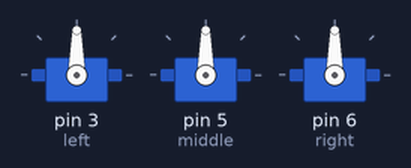
Recording of a sketch running on a simulated Arduino Uno, built with avr-gcc and run on an emulated ATmega328P. Parts: 3 × servo.

Above: at 0.1 s.
At 3.1 s:
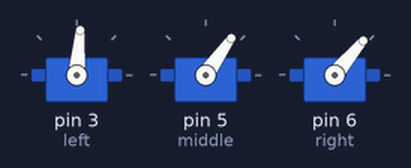
Timing chart, 0 to 4.6 s (numbered marks = the images above):
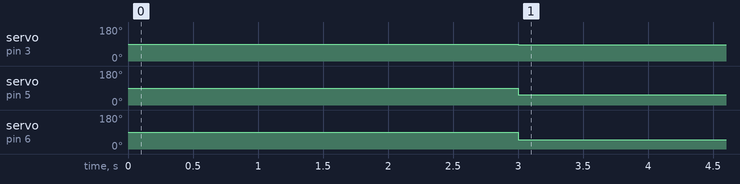

The sketch:

spiderWalk.ino
```cpp
#include <Servo.h>

//OVERAL RANGE VAN 45 HOUDEN!
#define leftMax 120
#define leftMin 85

#define midMax 115
#define midMin 55

#define rightMax 85
#define rightMin 50

#define TURNLEFT 0
#define TURNRIGHT 1

//LEFT  tussen 80 en 120
//RIGHT tussen 60 en 100
//MIDDLE tussen 65 en 125

Servo left;
Servo middle;
Servo right;

int range = 35;

int rangeLeft = range;
int rangeRight = range;

int posLeft = leftMin + (range/2);
int posMiddle = midMin + ((midMax-midMin)/2);
int posRight = rightMin + (range/2);

void setup()
{
  left.attach(3);
  middle.attach(5);
  right.attach(6);
 //reset();
  delay(3000);
}

void loop()
{
 //forward();
// left.write(leftMax);
// right.write(rightMax);
// middle.write(midMax);

 left.write(leftMin);
 right.write(rightMin);
 middle.write(midMin);
}

void forward()
{
  sweepFromTo(middle, posMiddle, midMin);
  posMiddle = midMin;
  delay(100);
  rangeLeft = leftMax - posLeft;
  rangeRight = rightMax - posRight;
  sweepTwo(left, posLeft, rangeLeft, right, posRight, rangeRight);
  posLeft = posLeft + rangeLeft;
  posRight = posRight + rangeRight;
  delay(100);

  sweepFromTo(middle, posMiddle, midMax);
  posMiddle = midMax;
  delay(100);
  rangeLeft = leftMin - posLeft;
  rangeRight = rightMin - posRight;
  sweepTwo(left, posLeft, rangeLeft, right, posRight, rangeRight);
  posLeft = posLeft + rangeLeft;
  posRight = posRight + rangeRight;
  delay(100);
}

void turnLeft()
{
  turn(TURNLEFT);
}

void turnRight()
{
   turn(TURNRIGHT);
}

void turn(int side){
  if(side == TURNLEFT){
    sweepFromTo(middle, posMiddle, midMin);
    posMiddle = midMin;
  } else if(side == TURNRIGHT){
    sweepFromTo(middle, posMiddle, midMax);
    posMiddle = midMax;
  }
  delay(500);
  rangeLeft = leftMin - posLeft;
  rangeRight = rightMax - posRight;
  sweepTwo(left, posLeft, rangeLeft, right, posRight, rangeRight);
  posLeft = posLeft + rangeLeft;
  posRight = posRight + rangeRight;
  delay(500);

  if(side == TURNLEFT){
    sweepFromTo(middle, posMiddle, midMax);
    posMiddle = midMax;
  } else if(side == TURNRIGHT){
    sweepFromTo(middle, posMiddle, midMin);
    posMiddle = midMin;
  }
  delay(500);
  rangeLeft = leftMax - posLeft;
  rangeRight = rightMin - posRight;
  sweepTwo(left, posLeft, rangeLeft, right, posRight, rangeRight);
  posLeft = posLeft + rangeLeft;
  posRight = posRight + rangeRight;
  delay(500);
}

void sweepFromTo(Servo serv, int from, int to){
  if(from > to){
    for(int i = from; i > to; i--){
      serv.write(i);
      delay(2);
    }
    serv.write(to);
  }else{
    for(int i = from; i < to; i++){
      serv.write(i);
      delay(2);
    }
    serv.write(to);
  }
}

void sweepTwo(Servo serv1, int from1, int range1, Servo serv2, int from2, int range2){
  int to1 = from1 + range1;
  int to2 = from2 + range2;
  int curr1 = from1;
  int curr2 = from2;
  while(to1 != curr1 || to2 != curr2){
     //first servo
     if(range1 < 0){
        if(curr1 > to1 && curr1 >= 0 && curr1 <= 180){
           serv1.write(curr1);
           curr1--;
        }
     } else {
         if(curr1 < to1 && curr1 >= 0 && curr1 <= 180){
           serv1.write(curr1);
           curr1++;
         }
     }

     //second servo
     if(range2 < 0){
        if(curr2 > to2 && curr2 >= 0 && curr2 <= 180){
           serv2.write(curr2);
           curr2--;
        }
     } else {
         if(curr2 < to2 && curr2 >= 0 && curr2 <= 180){
           serv2.write(curr2);
           curr2++;
         }
     }
     delay(2);
  }
}

void reset()
{
   left.write(leftMin + (range/2));
   middle.write(midMin + ((midMax-midMin)/2));
   right.write(rightMin + (range/2));
   delay(3000);
}
```

Measured:
- by itself, servo on pin 3 (left): 90° → 85° at 3.0 s
- by itself, servo on pin 5 (middle): 90° → 55° at 3.0 s
- by itself, servo on pin 6 (right): 90° → 50° at 3.0 s
